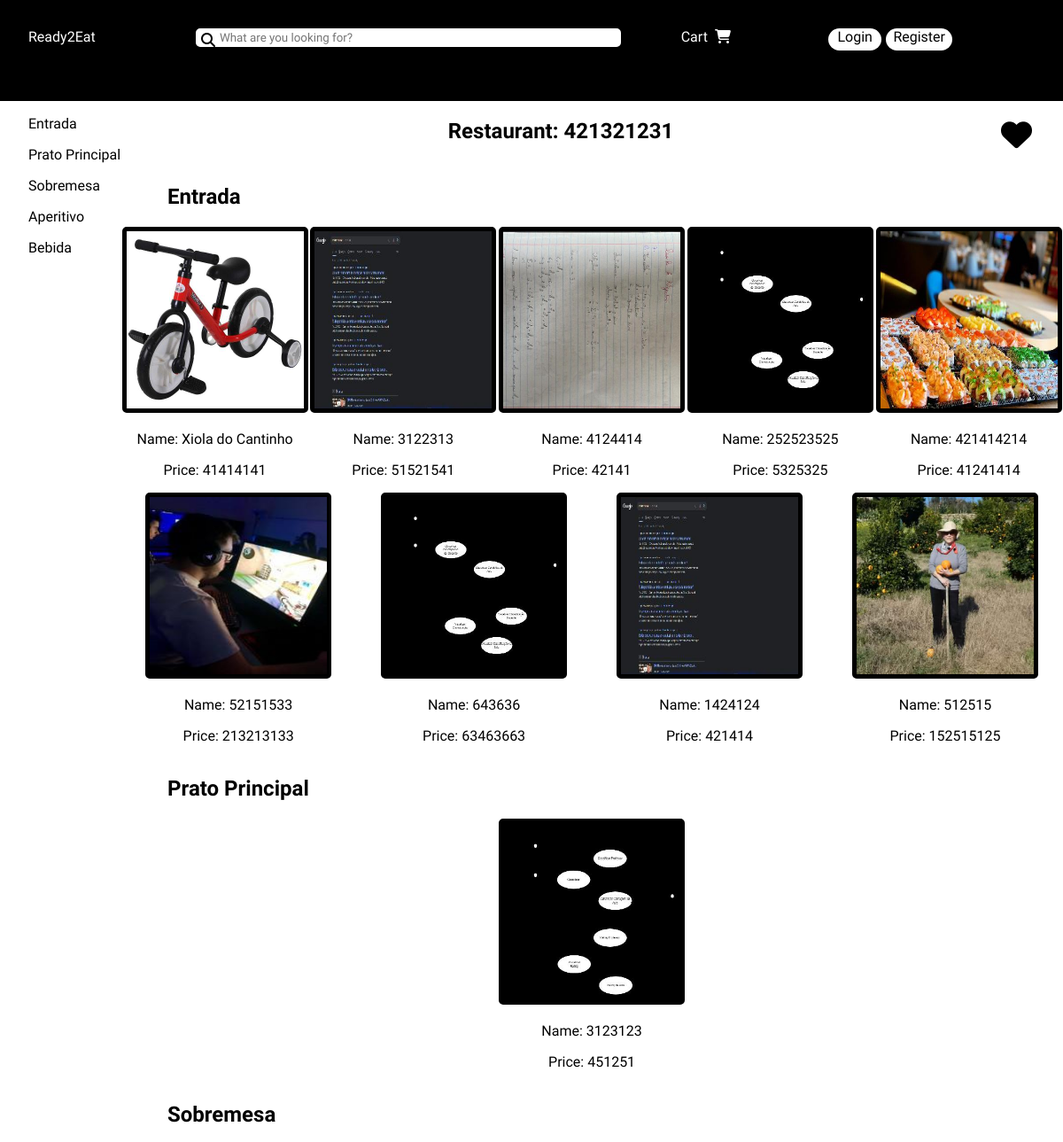
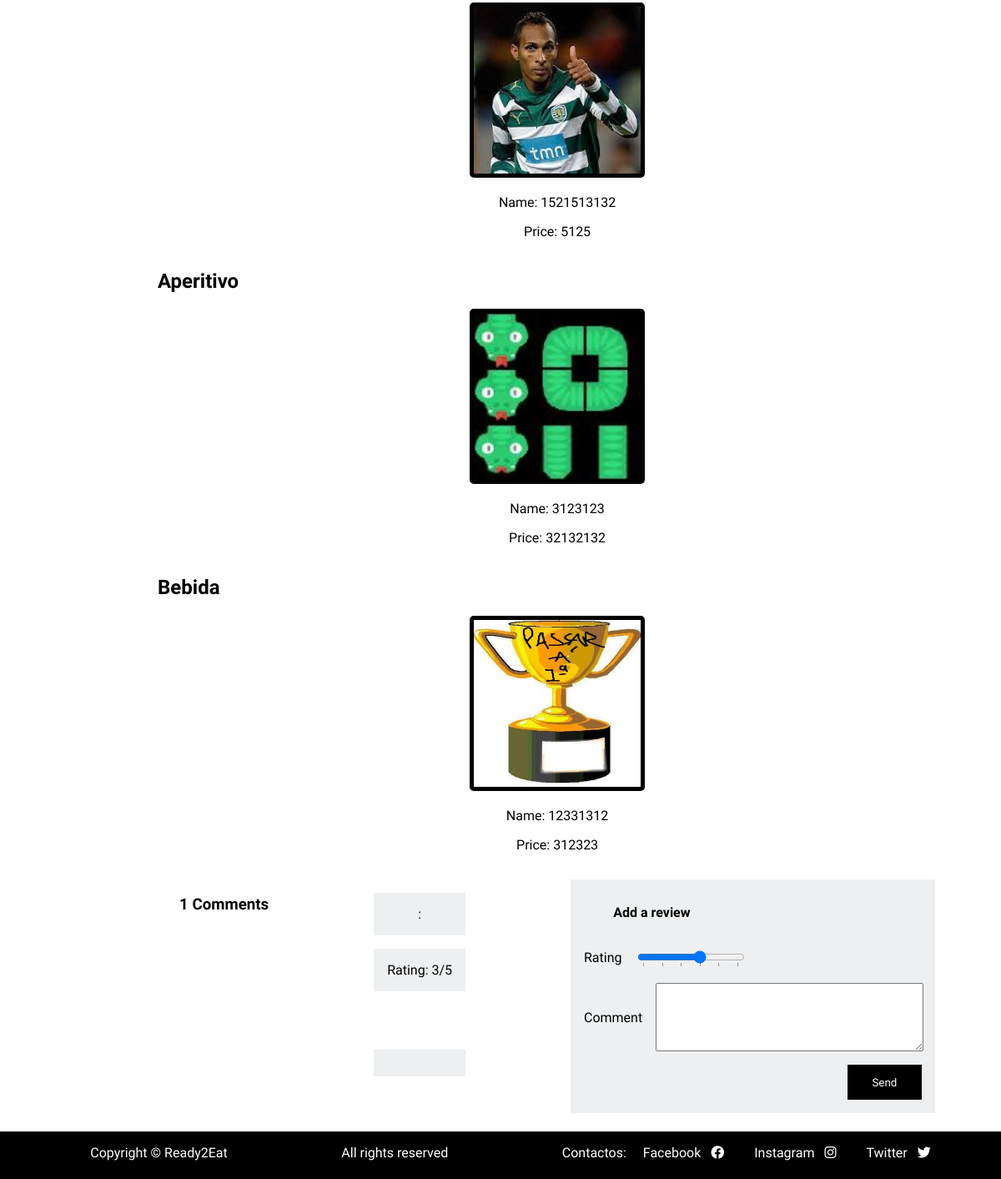
The app's page /restaurantpage.php?id=1 with its own data (2 pictures, top to bottom).
### tables this page shows
CREATE TABLE Restaurant(
    IdRestaurant INTEGER PRIMARY KEY,
    IdOwner INTEGER,
    IdCategory INTEGER,
    name text not null,
    address text not null,
    avg_review INTEGER,
    CONSTRAINT IdRestaurantOwnerForeignKey FOREIGN KEY (IdOwner) REFERENCES Owner,
    CONSTRAINT IdCategoryForeignKey FOREIGN KEY (IdCategory) REFERENCES Category,
    check(avg_review >= 0 & avg_review <= 5)
);

CREATE TABLE DishCategory(
    IdCategory INTEGER,
    CategoryTitle TEXT CONSTRAINT nn_CategoryTitle NOT NULL,
    CONSTRAINT DishCategoryPKDefinition PRIMARY KEY (IdCategory)
);

CREATE TABLE Dish(
    IdDish INTEGER PRIMARY KEY,
    IdRestaurant INTEGER,
    IdCategory INTEGER,
    Name TEXT not null,
    Price INTEGER not null,
    CONSTRAINT IdRestaurantForeignKey FOREIGN KEY (IdRestaurant) REFERENCES Restaurant,
    CONSTRAINT IdCategoryForeignKey FOREIGN KEY (IdCategory) REFERENCES DishCategory
);

CREATE TABLE Review(
    IdReview INTEGER,
    Content TEXT CONSTRAINT nn_Review_Content NOT NULL, 
    Rating INT CONSTRAINT nn_Review_RATING NOT NULL, 
    IdRestaurant INTEGER, 
    IdUser INTEGER, 
    CONSTRAINT IdRestaurantForeignKey FOREIGN KEY (IdRestaurant) REFERENCES Restaurant, 
    CONSTRAINT IdUserForeignKey FOREIGN KEY (IdUser) REFERENCES User, 
    CONSTRAINT IdReviewPrimaryKeyDefinition PRIMARY KEY (IdReview)
);

### db/restaurantclass.php (called while the page is built, shortened)
<?php
    class Restaurant{
        public function __construct(int $idRestaurant, int $idOwner, int $idCategory, string $name, string $address, $avg_review){
            $this->IdRestaurant = $idRestaurant;
            $this->name = $name;
        }
        static function getRestaurantWithId(PDO $db, int $restaurantid) :?Restaurant{
            $stmt = $db->prepare('Select IdOwner, IdCategory, name, address, avg_review FROM Restaurant WHERE IdRestaurant = ?');
            $stmt->execute(array($restaurantid));
            $restaurant = $stmt->fetch();
            return new Restaurant((int)$restaurantid, (int)$restaurant['IdOwner'], (int)$restaurant['IdCategory'], $restaurant['name'], $restaurant['address'], (int)$restaurant['avg_review']);
        }
    }
?>

### db/categoryclass.php (called while the page is built, shortened)
<?php
    class Category
    {
        static function getAllDishCategories(PDO $db){
            $stmt = $db->prepare('Select * From DishCategory');
            $stmt->execute();
            return $stmt->fetchAll();
        }
    }
?>

### db/dishesclass.php (called while the page is built, shortened)
<?php
    class Dish{
        public function __construct(int $IdDish, int $IdRestaurant, int $IdCategory, string $name, int $price){
            $this->IdDish = $IdDish;
            $this->name = $name;
            $this->price = $price;
        }
        static function getCategoryDishes(PDO $db, int $idrestaurant, int $categoryid){
            $stmt = $db->prepare('Select IdDish, Name, Price FROM Dish Where IdRestaurant = ? AND IdCategory = ?');
            $stmt->execute(array($idrestaurant, $categoryid));
            $dishes = array();
            while($dish = $stmt->fetch()){
                $dishes[] = new Dish((int)$dish['IdDish'], $idrestaurant, $categoryid, $dish['Name'], (int)$dish['Price']);
            }
            return $dishes;
        }
    }
?>

### db/review.php (called while the page is built, shortened)
<?php
    class Review{
        static function getAllRestaurantReviews(PDO $db, int $idRestaurant){
            $stmt = $db->prepare('Select * From Review Where IdRestaurant = ?');
            $stmt->execute(array($idRestaurant));
            return $stmt->fetchAll();
        }
    }
?>

### template/restaurantpagetemplate.php (the view, shortened to what this page needs)
<?php
    require_once(__DIR__ . '/../db/dishesclass.php');
    require_once(__DIR__ . '/../db/review.php');
    function output_restaurantpage_content(PDO $db, $restaurantinfo, $dishcategories, $userid, $reviews){ ?>
    <section id="restaurantheader">
        <h1>Restaurant: <?=$restaurantinfo->name?><a href="#0"><i class="fa-solid fa-heart fav"></i></a></h1>
    </section>
    <section id="dishmenu">
        <?php foreach($dishcategories as $dishcategory){
            $dishes = Dish::getCategoryDishes($db, $restaurantinfo->IdRestaurant, $dishcategory['IdCategory']);?>
            <h2 id="<?=$dishcategory['IdCategory']?>"><a><?=$dishcategory['CategoryTitle']?></a></h2>
            <section>
                <?php if(count($dishes) != 0){?>
                    <?php foreach($dishes as $dish){ ?>
                            <article>
                                <a href="#0" class="dishimage">
                                    <img src="../images/thumbs_medium/dish_<?=$dish->IdDish?>.jpg" alt="dish image">
                                </a>
                                <p>Name: <?=$dish->name?></p>
                                <p>Price: <?=$dish->price?></p>
                            </article>
                    <?php } ?>
                <?php } ?>
                </section>
        <?php } ?>
        <section id="comments">
        <h1><?=count($reviews)?> Comments</h1>
        <?php foreach ($reviews as $review) { ?>
    <article class="comment">
      <p><?=Review::getReviewPublisherName($db, $review['IdReview'])?>:</p>
      <p>Rating: <?=$review['Rating']?>/5</p> <br><br>
      <p><?=$review['Content']?></p>
    </article>
    <?php }?>
    <form action="restaurantpagetemplate.php" method="post">
      <h2>Add a review</h2>
      <label>Rating
      <input type="range" list="tickmarks" min="0" max="5" name="rating">
      </label>
      <label>Comment
        <textarea name="comment"></textarea>
      </label>
      <button formaction="#" formmethod="post" name="post">Send</button>
    </form>
  </section>
    </section>
        <aside id="categorias">
            <section id="categorias">
                <?php foreach($dishcategories as $dishcategory){?>
                    <p><a href="#<?=$dishcategory['IdCategory']?>"><?=$dishcategory['CategoryTitle']?></a></p>
                <?php } ?>
            </section>
        </aside>
    <?php } ?>

### style/style.css (style rules this page uses)
* { text-decoration: none; font-family: 'Heebo', sans-serif; }
body { margin: 0px; min-height: 100vh; display: grid; grid-template-columns: auto 1fr; grid-template-rows: auto 0.1fr auto 1fr auto; }
h1 { grid-column-start: 2; grid-column-end: 3; grid-row-start: 3; grid-row-end: 4; text-align: center; font-weight: 900; }
aside { grid-column-start:1; grid-column-end: 2; grid-row-start: 2; grid-row-end: 4; margin-left: 1em; position: sticky; }

### style/styleRestaurantView.css (style rules this page uses)
body { margin: 0px; min-height: 100vh; display: grid; grid-template-columns: auto 1fr; grid-template-rows: auto 0.01fr auto 1fr auto; }
#categorias { grid-column-start:1; grid-column-end: 2; grid-row-start: 2; grid-row-end: 4; margin-left: 1em; position: sticky; }
#categorias a { color: black; }
#dishmenu h2 { margin-left: 2.2em; }
#dishmenu { grid-row: 4/5; grid-column: 2/3; display: grid; }
#dishmenu section { display: flex; flex-direction: row; flex-grow: 1; justify-content: space-around; flex-wrap: wrap; }
#dishmenu section article img { height: 200px; width: 200px; border: 5px solid black; border-radius: 5px; }
#dishmenu section article p { text-align: center; }
#restaurantheader h1 { grid-column: 1/2; grid-row: 1/2; }
.fav { color: black; font-size: 35px; float: right; margin-right: 1em; }
#comments { margin: 1em; }
#comments p { grid-column: 2/3; background-color: #edeff0; padding: 1em; }
#comments form { display: grid; padding: 1em; gap: 1em; grid-template-columns: 1fr 1fr 1fr 1fr; background-color: #edeff0; }
#comments form h2 { font-size: 1em; grid-column-end: span 4; }
#comments form input { background-color: white; height: 2em; }
#comments form textarea { display: block; width: 100%; margin: 0 auto; padding: 0; height: 6em; }
#comments form label { display: grid; grid-template-columns: auto 1fr; grid-column-end: span 2; gap: 1em; align-items: center; }
#comments form label:last-of-type { grid-column-end: span 4; grid-template-columns: auto 1fr; }
#comments form button { width: auto; grid-column-start: 4; background-color: black; color: white; border: none; padding: 1em; }

### style/form.css (style rules this page uses)
* { text-decoration: none; font-family: 'Heebo', sans-serif; }

### records on screen
restaurant: name "421321231"
dishcategory: CategoryTitle "Entrada", dish.Name "3122313", price "51521541", dish.Name "4124414", price "42141"
dish: shows a picture, Name "Xiola do Cantinho", Price "41414141"
dish: Name "252523525", Price "5325325"
dish: shows a picture, Name "421414214", Price "41241414"
dish: shows a picture, Name "52151533", Price "213213133"
dish: Name "643636", Price "63463663"
dish: Name "1424124", Price "421414"
dish: shows a picture, Name "512515", Price "152515125"
dishcategory: CategoryTitle "Prato Principal"
dish: shows a picture, Name "3123123", Price "451251"
dishcategory: CategoryTitle "Sobremesa"
dish: shows a picture, Name "1521513132", Price "5125"
dishcategory: CategoryTitle "Aperitivo"
dish: shows a picture, Name "3123123", Price "32132132"
dishcategory: CategoryTitle "Bebida"
dish: shows a picture, Name "12331312", Price "312323"
review: Rating "3"

### other values on screen
count($reviews) "1"
